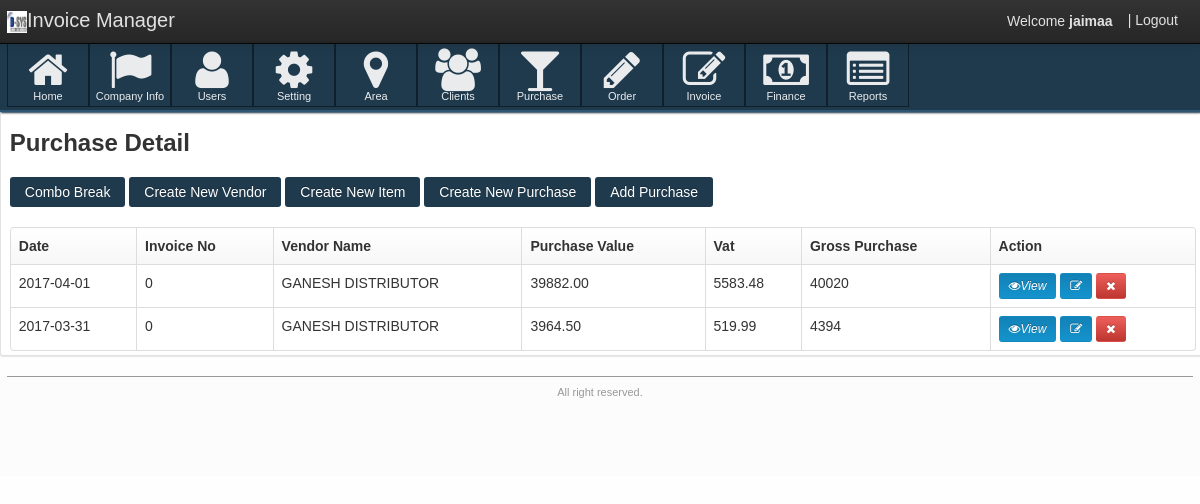
/JAIGST/purchase_mgmt.php (signed in), run on an earlier commit of the app's database.
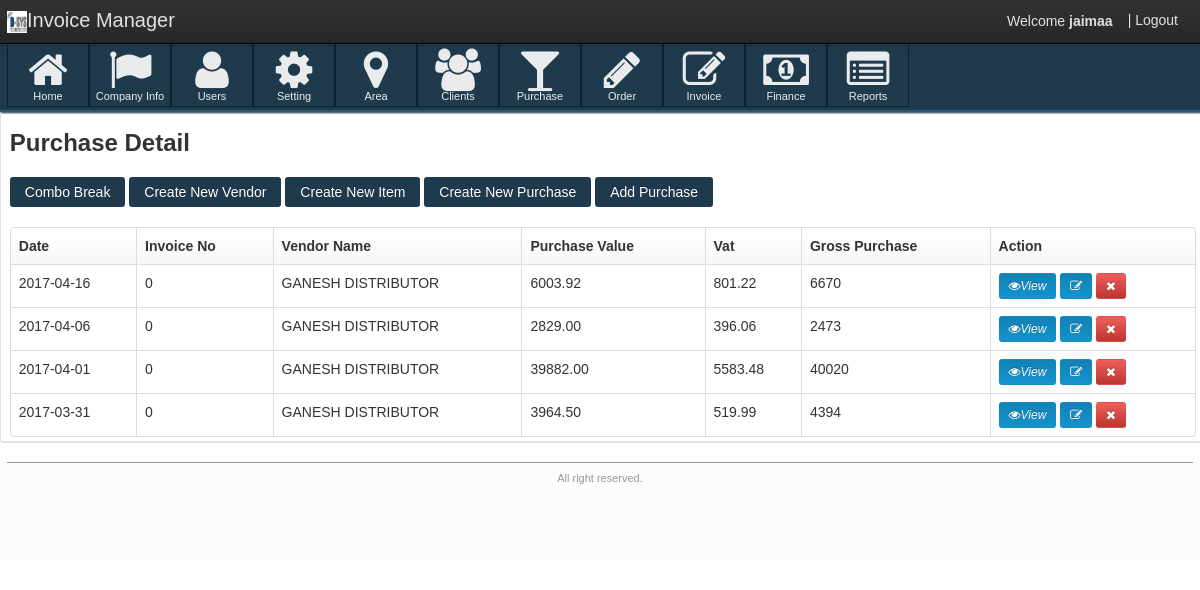
And on a later commit of the database.
### tables this page shows
CREATE TABLE `purchase` (
  `pur_id` bigint(100) NOT NULL,
  `date` date NOT NULL,
  `invoice_no` bigint(100) NOT NULL,
  `vendor_id` bigint(100) NOT NULL,
  `total_gross` decimal(10,2) NOT NULL,
  `total_discount` decimal(10,2) NOT NULL,
  `total_taxable` decimal(10,2) NOT NULL,
  `total_vat` decimal(10,2) NOT NULL,
  `adjustval` decimal(10,2) NOT NULL,
  `total_net` int(11) NOT NULL
);

CREATE TABLE `vendor` (
  `vendor_id` bigint(100) NOT NULL,
  `vendor_name` varchar(50) NOT NULL,
  `address` varchar(100) NOT NULL,
  `city` varchar(50) NOT NULL,
  `state` varchar(50) NOT NULL,
  `country` varchar(50) NOT NULL,
  `pin` varchar(10) NOT NULL,
  `contact` varchar(50) NOT NULL,
  `mobile` varchar(50) NOT NULL,
  `mail` varchar(50) NOT NULL,
  `PAN` varchar(50) NOT NULL,
  `TIN` varchar(50) NOT NULL,
  `ST` varchar(50) NOT NULL,
  `CST` varchar(50) NOT NULL
);

### JAIGST/purchase_mgmt.php (the view, shortened to what this page needs)
<?php
if(isset($_SESSION['login']) && $_SESSION['type']=='Admin')
{
?>
<!DOCTYPE html>
<html lang="en">
<head>
    <link href="css/customize-template.css" type="text/css" media="screen, projection" rel="stylesheet" />
</head>
    <body>
    <div class="navbar navbar-fixed-top">
        <div class="navbar-inner">
            <div class="container">
                <a href="#" class="brand"><img src="images/Dsys Logo.png" width="20px" height="20px" />Invoice Manager</a>
                <div id="app-nav-top-bar" class="nav-collapse">
                   <ul class="nav pull-right">
					<li style="margin-top: 11px;">
						Welcome <strong><?php echo $_SESSION['UserName'] ?> </strong>
					</li>
                        <li>
                            <a href="signout.php">| Logout</a>
                        </li>
                    </ul>
                </div>
            </div>
        </div>
    </div>
    <div id="body-container">
        <div id="body-content">
            <div class="body-nav body-nav-horizontal body-nav-fixed">
                <div class="container">
                   			<?php include'menu.php'; ?>
                </div>
            </div>
<div class="box">
	<div class="container">
		<section class="content-header">
			<h3>
				Purchase Detail
			</h3>
		</section>
	</div>
	<div class="box-content">
		<section id="my-account-security-form" class="page container">
				<div class="container">
					<div class="row">
						<div id="acct-password-row" class="span16">
                        <a href="combo_break.php?opt=1"><button id="submit-button" type="button" class="btn btn-primary" name="action" value="" style="margin-bottom:20px">Combo Break</button></a>
                        <a href="create_vendor.php?opt=1"><button id="submit-button" type="button" class="btn btn-primary" name="action" value="" style="margin-bottom:20px">Create New Vendor</button></a>
                        <a href="create_item_purchase.php?opt=1"><button id="submit-button" type="button" class="btn btn-primary" name="action" value="" style="margin-bottom:20px">Create New Item</button></a>
                        <a href="create_purchase.php?opt=1"><button id="submit-button" type="button" class="btn btn-primary" name="action" value="" style="margin-bottom:20px">Create New Purchase</button></a>
                        <a href="create_purchase1.php?opt=1"><button id="submit-button" type="button" class="btn btn-primary" name="action" value="" style="margin-bottom:20px">Add Purchase</button></a>
                        <div class="box-content box-table">
                            <table id="sample-table" class="table table-hover table-bordered tablesorter">
                                <thead>
                                    <tr>
                                        <th>Date</th>
                                        <th>Invoice No</th>
                                        <th>Vendor Name</th>
                                        <th>Purchase Value</th>
                                        <th>Vat</th>
                                        <th>Gross Purchase</th>
                                        <th>Action</th>
                                    </tr>
                                </thead>
                                <tbody>
                                <?php
										$res=mysql_query("select purchase.date, purchase.invoice_no, vendor.vendor_name, purchase.total_taxable, purchase.total_vat, purchase.total_net from purchase join vendor on purchase.vendor_id=vendor.vendor_id order by purchase.date DESC LIMIT 20 ");
										while($r=mysql_fetch_array($res))
										{
											echo "<tr><td>".$r[0]."</td><td>".$r[1]."</td><td>".$r[2]."</td><td>".$r[3]."</td><td>".$r[4]."</td><td>".$r[5]."</td><td class='td-actions'>
                                            	<a href='view_invoice.php?invoice_no=$r[1]' class='btn btn-small btn-info'>
                                            	    <i class='btn-icon-only icon-eye-open'>View</i>
                                            	</a>
												<a href='edit_purchase.php?invoice_no=$r[1]' class='btn btn-small btn-info'>
                                                	<i class='btn-icon-only icon-edit'></i>
                                            	</a>
                                           		<a href='del_purchase.php?invoice_no=$r[1]' onClick='confirmDelete();' class='btn btn-small btn-danger'>
                                            	    <i class='btn-icon-only icon-remove'></i>
                                            	</a>
												</td>
			                                    </tr>";
										}
										?>
                                </tbody>
                            </table>
						</div>
					</div>
            	</div>
		</section>
	</div></div>
    <footer class="application-footer">
        <div class="container">
            <div class="disclaimer">
                <p> All right reserved.</p>
            </div>
        </div>
    </footer>
	</body>
</html>
<?php
}
else
{header('location:signout.php');}
?>

### JAIGST/menu.php (shortened to what this page needs)
<ul> <li>
                                    <a href="dashboard.php">
                                        <i class="icon-home icon-large"></i> Home
                                    </a>
                                </li>
								<li>
                                    <a href="company_info.php">
                                        <i class="icon-flag icon-large"></i> Company Info
                                    </a>
                                </li>
                                <li>
                                    <a href="users.php">
                                        <i class="icon-user icon-large"></i> Users
                                    </a>
                                </li>
								<li>
                                    <a href="setting.php">
                                        <i class="icon-cog icon-large"></i> Setting
                                    </a>
                                </li>
								<li>
                                    <a href="area_mgmt.php">
                                        <i class="icon-map-marker icon-large"></i> Area
                                    </a>
                                </li>
                                <li>
                                    <a href="client_mgmt.php">
                                        <i class="icon-group icon-large"></i> Clients
                                    </a>
                                </li>
								<li>
                                    <a href="purchase_mgmt.php">
                                        <i class="icon-glass icon-large"></i> Purchase
                                    </a>
                                </li>
								<li>
                                    <a href="order_mgmt.php">
                                        <i class="icon-pencil icon-large"></i> Order
                                    </a>
                                </li>
								<li>
                                    <a href="invoice_mgmt.php">
                                        <i class="icon-edit icon-large"></i> Invoice
                                    </a>
                                </li>
                                <li>
                                    <a href="finance_mgmt.php">
                                        <i class="icon-money icon-large"></i> Finance
                                    </a>
                                </li>
								<li>
                                    <a href="reports.php">
                                        <i class="icon-list-alt icon-large"></i> Reports
                                    </a>
                                </li>
                    </ul>

### JAIGST/purchase_mgmt.php (style rules this page uses)
#body-content { padding-bottom: 0px !important; }
.application-footer { margin-top: 0px !important; }
#body-container { height: auto; min-height: 0% !important; }

What changed in the data, as far as the page shows it:
added purchase: date "2017-04-16", invoice_no "0", vendor.vendor_name "GANESH DISTRIBUTOR", total_taxable "6003.92", total_vat "801.22", total_net "6670"
added purchase: date "2017-04-06", invoice_no "0", vendor.vendor_name "GANESH DISTRIBUTOR", total_taxable "2829.00", total_vat "396.06", total_net "2473"
